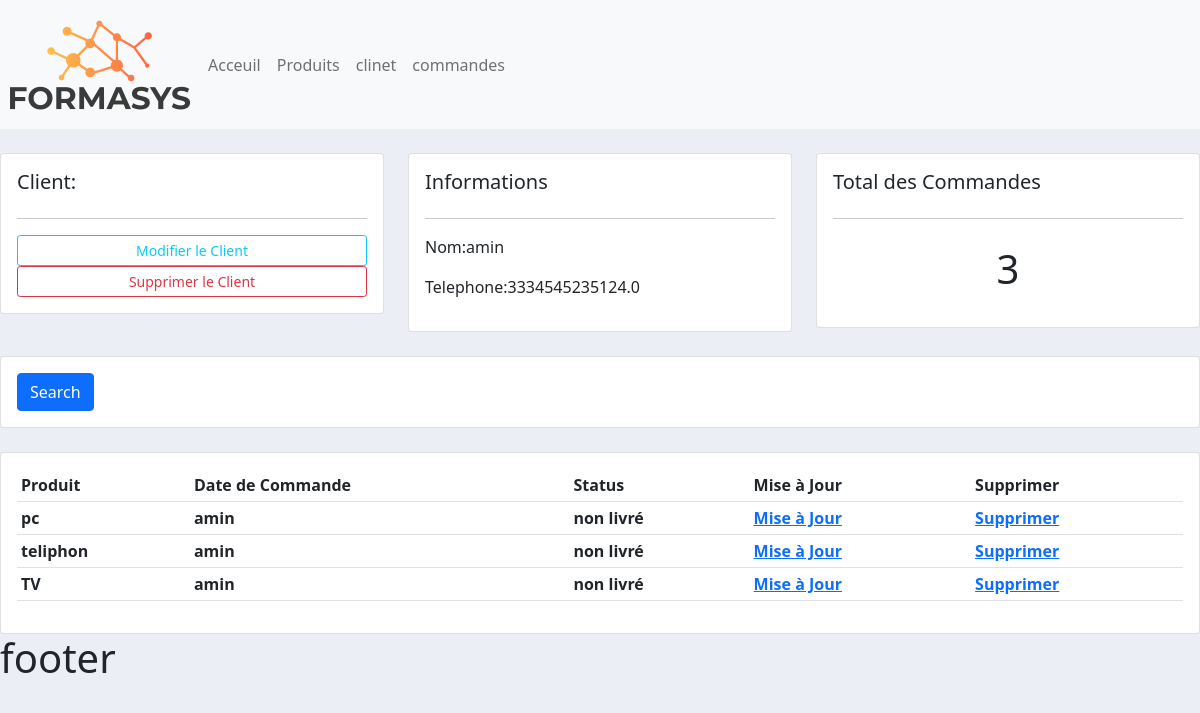
/client//10/, run on the app's committed database.
### client/models.py (models this page shows)
class Client(models.Model):
    nom=models.CharField(max_length=200,null=True)
    telephon=models.CharField(max_length=200,null=True)
    dete_creation=models.DateTimeField(auto_now_add=True,null=True)
    def __str__(self):
                return self.nom

### commande/models.py (models this page shows)
class Commande(models.Model):
        STATUS=(('en instance','en instance'),
                ('non livré','non livré'),
                ('livré','livré'))
        client=models.ForeignKey(Client,null=True,on_delete=models.SET_NULL)
        produit=models.ForeignKey(Produit,null=True,on_delete=models.SET_NULL)
        status=models.CharField(max_length=200,null=True,choices=STATUS)
        dete_creation=models.DateTimeField(auto_now_add=True,null=True)

### produit/models.py (models this page shows)
class Produit(models.Model):
    nom=models.CharField(max_length=200,null=True)
    prix=models.FloatField(null=True)
    dete_creation=models.DateTimeField(auto_now_add=True,null=True)
    tag=models.ManyToManyField(Tag)
    def __str__(self):
        return self.nom

### client/views.py (the view)
# urls.py: path('/<str:pk>/',views.list_client,name='client')
def list_client(request,pk):
    client=Client.objects.get(id=pk)
    Commande=client.commande_set.all()
    commande_total=Commande.count()
    context={'Client':client,'Commande':Commande,'commande_total':commande_total}
    return render(request, 'client/list_client.html',context)

### templates/client/list_client.html (shortened to what this page needs)
{% extends 'main.html'%}
{% block contenu %}
<br>
<div class="row">
	<div class="col-md">
		<div class="card card-body">
			<h5>Client:</h5>
			<hr>
			<a class="btn btn-outline-info  btn-sm btn-block" href="">Modifier le Client</a>
			<a class="btn btn-outline-danger  btn-sm btn-block" href="">Supprimer le Client</a>
		</div>
	</div>
	<div class="col-md">
		<div class="card card-body">
			<h5>Informations</h5>
			<hr>
			<p>Nom:{{Client.nom}} </p>
			<p>Telephone:{{Client.telephon}} </p>
		</div>
	</div>
	<div class="col-md">
		<div class="card card-body">
			<h5>Total des Commandes</h5>
			<hr>
			<h1 style="text-align: center;padding: 10px">{{commande_total}}</h1>
		</div>
	</div>
</div>
<br>
<div class="row">
	<div class="col">
		<div class="card card-body">
			<form method="get">
		<button class="btn btn-primary" type="submit">Search</button>
		</form>
		</div>
	</div>
</div>
<br>
<div class="row">
	<div class="col-md">
		<div class="card card-body">
			<table class="table table-sm">
				<tr>
					<th>Produit</th>
					<th>Date de Commande</th>
					<th>Status</th>
					<th>Mise à Jour</th>
					<th>Supprimer</th>
				</tr>
				{% for Commande in Commande %}
        <tr>
        <th>{{Commande.produit}}</th>
        <th>{{Commande.client}}</th>
        <th>{{Commande.status}}</th>
        <th><a href="">Mise à Jour </a></th>
        <th><a href="">Supprimer</a></th>
        </tr>
        {% endfor %}
			</table>
		</div>
	</div>
</div>
{% endblock %}

### static/css/main.css (style rules this page uses)
body { background-color: #ebeff5; }

### data on the page
Client: nom "amin", telephon "3334545235124.0"
Commande: produit "pc", client "amin", status "non livré"
Commande: produit "teliphon", client "amin", status "non livré"
Commande: produit "TV", client "amin", status "non livré"

### other printed values
{{ commande_total }} "3"
